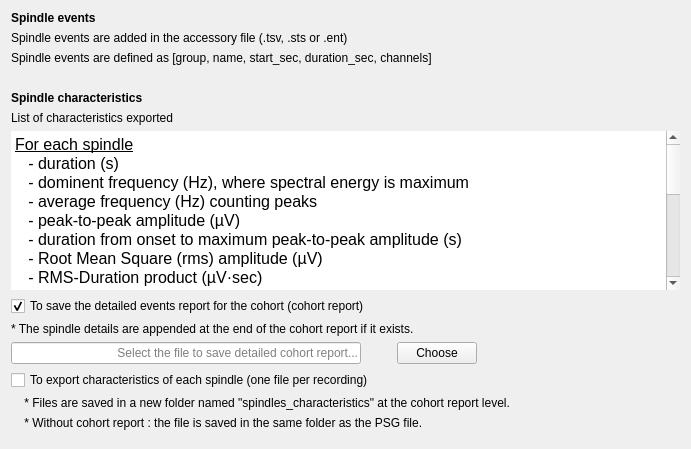
<?xml version="1.0" encoding="UTF-8"?>
<ui version="4.0">
 <class>OutputFilesStep</class>
 <widget class="QWidget" name="OutputFilesStep">
  <property name="geometry">
   <rect>
    <x>0</x>
    <y>0</y>
    <width>691</width>
    <height>449</height>
   </rect>
  </property>
  <property name="windowTitle">
   <string/>
  </property>
  <layout class="QHBoxLayout" name="horizontalLayout_3">
   <item>
    <layout class="QVBoxLayout" name="verticalLayout_2">
     <item>
      <layout class="QVBoxLayout" name="verticalLayout">
       <item>
        <widget class="QLabel" name="label_2">
         <property name="font">
          <font>
           <italic>false</italic>
           <bold>false</bold>
          </font>
         </property>
         <property name="text">
          <string>&lt;html&gt;&lt;head/&gt;&lt;body&gt;&lt;p&gt;&lt;span style=&quot; font-weight:600;&quot;&gt;Spindle events&lt;/span&gt;&lt;/p&gt;&lt;/body&gt;&lt;/html&gt;</string>
         </property>
        </widget>
       </item>
       <item>
        <widget class="QLabel" name="label">
         <property name="text">
          <string>Spindle events are added in the accessory file (.tsv, .sts or .ent)</string>
         </property>
        </widget>
       </item>
       <item>
        <widget class="QLabel" name="label_3">
         <property name="text">
          <string>Spindle events are defined as [group, name, start_sec, duration_sec, channels]</string>
         </property>
        </widget>
       </item>
      </layout>
     </item>
     <item>
      <spacer name="verticalSpacer_2">
       <property name="orientation">
        <enum>Qt::Orientation::Vertical</enum>
       </property>
       <property name="sizeType">
        <enum>QSizePolicy::Policy::Fixed</enum>
       </property>
       <property name="sizeHint" stdset="0">
        <size>
         <width>20</width>
         <height>20</height>
        </size>
       </property>
      </spacer>
     </item>
     <item>
      <widget class="QLabel" name="label_4">
       <property name="font">
        <font>
         <italic>false</italic>
         <bold>false</bold>
        </font>
       </property>
       <property name="text">
        <string>&lt;html&gt;&lt;head/&gt;&lt;body&gt;&lt;p&gt;&lt;span style=&quot; font-weight:600;&quot;&gt;Spindle characteristics&lt;/span&gt;&lt;/p&gt;&lt;/body&gt;&lt;/html&gt;</string>
       </property>
      </widget>
     </item>
     <item>
      <widget class="QLabel" name="label_5">
       <property name="text">
        <string>List of characteristics exported</string>
       </property>
      </widget>
     </item>
     <item>
      <widget class="QTextEdit" name="textEdit">
       <property name="sizePolicy">
        <sizepolicy hsizetype="Expanding" vsizetype="Expanding">
         <horstretch>0</horstretch>
         <verstretch>0</verstretch>
        </sizepolicy>
       </property>
       <property name="minimumSize">
        <size>
         <width>0</width>
         <height>0</height>
        </size>
       </property>
       <property name="maximumSize">
        <size>
         <width>16777215</width>
         <height>16777215</height>
        </size>
       </property>
       <property name="frameShape">
        <enum>QFrame::Shape::NoFrame</enum>
       </property>
       <property name="frameShadow">
        <enum>QFrame::Shadow::Plain</enum>
       </property>
       <property name="lineWidth">
        <number>0</number>
       </property>
       <property name="readOnly">
        <bool>true</bool>
       </property>
       <property name="html">
        <string>&lt;!DOCTYPE HTML PUBLIC &quot;-//W3C//DTD HTML 4.0//EN&quot; &quot;http://www.w3.org/TR/REC-html40/strict.dtd&quot;&gt;
&lt;html&gt;&lt;head&gt;&lt;meta name=&quot;qrichtext&quot; content=&quot;1&quot; /&gt;&lt;meta charset=&quot;utf-8&quot; /&gt;&lt;style type=&quot;text/css&quot;&gt;
p, li { white-space: pre-wrap; }
hr { height: 1px; border-width: 0; }
li.unchecked::marker { content: &quot;\2610&quot;; }
li.checked::marker { content: &quot;\2612&quot;; }
&lt;/style&gt;&lt;/head&gt;&lt;body style=&quot; font-size:12pt; font-weight:400; font-style:normal;&quot;&gt;
&lt;p style=&quot; margin-top:0px; margin-bottom:0px; margin-left:0px; margin-right:0px; -qt-block-indent:0; text-indent:0px;&quot;&gt;&lt;span style=&quot; text-decoration: underline;&quot;&gt;For each spindle&lt;/span&gt;&lt;/p&gt;
&lt;p style=&quot; margin-top:0px; margin-bottom:0px; margin-left:0px; margin-right:0px; -qt-block-indent:0; text-indent:0px;&quot;&gt;   - duration (s)&lt;/p&gt;
&lt;p style=&quot; margin-top:0px; margin-bottom:0px; margin-left:0px; margin-right:0px; -qt-block-indent:0; text-indent:0px;&quot;&gt;   - dominent frequency (Hz), &lt;span style=&quot; color:#000000;&quot;&gt;where spectral energy is maximum&lt;/span&gt;&lt;/p&gt;
&lt;p style=&quot; margin-top:0px; margin-bottom:0px; margin-left:0px; margin-right:0px; -qt-block-indent:0; text-indent:0px;&quot;&gt;&lt;span style=&quot; color:#000000;&quot;&gt;   - average frequency (Hz) counting peaks&lt;/span&gt;&lt;/p&gt;
&lt;p style=&quot; margin-top:0px; margin-bottom:0px; margin-left:0px; margin-right:0px; -qt-block-indent:0; text-indent:0px;&quot;&gt;&lt;span style=&quot; color:#000000;&quot;&gt;   - peak-to-peak amplitude (µV)&lt;/span&gt;&lt;/p&gt;
&lt;p style=&quot; margin-top:0px; margin-bottom:0px; margin-left:0px; margin-right:0px; -qt-block-indent:0; text-indent:0px;&quot;&gt;&lt;span style=&quot; color:#000000;&quot;&gt;   - duration from onset to maximum peak-to-peak amplitude (s)&lt;/span&gt;&lt;/p&gt;
&lt;p style=&quot; margin-top:0px; margin-bottom:0px; margin-left:0px; margin-right:0px; -qt-block-indent:0; text-indent:0px;&quot;&gt;&lt;span style=&quot; color:#000000;&quot;&gt;   - Root Mean Square (rms) amplitude (µV)&lt;/span&gt;&lt;/p&gt;
&lt;p style=&quot; margin-top:0px; margin-bottom:0px; margin-left:0px; margin-right:0px; -qt-block-indent:0; text-indent:0px;&quot;&gt;&lt;span style=&quot; color:#000000;&quot;&gt;   - RMS-Duration product (µV·sec)&lt;/span&gt;&lt;/p&gt;
&lt;p style=&quot;-qt-paragraph-type:empty; margin-top:0px; margin-bottom:0px; margin-left:0px; margin-right:0px; -qt-block-indent:0; text-indent:0px; color:#000000;&quot;&gt;&lt;br /&gt;&lt;/p&gt;
&lt;p style=&quot; margin-top:0px; margin-bottom:0px; margin-left:0px; margin-right:0px; -qt-block-indent:0; text-indent:0px;&quot;&gt;&lt;span style=&quot; text-decoration: underline;&quot;&gt;For the cohort&lt;/span&gt;&lt;/p&gt;
&lt;p style=&quot; margin-top:0px; margin-bottom:0px; margin-left:0px; margin-right:0px; -qt-block-indent:0; text-indent:0px;&quot;&gt;    - spindle count&lt;/p&gt;
&lt;p style=&quot; margin-top:0px; margin-bottom:0px; margin-left:0px; margin-right:0px; -qt-block-indent:0; text-indent:0px;&quot;&gt;    - spindle density (spinde count per minute)&lt;/p&gt;
&lt;p style=&quot; margin-top:0px; margin-bottom:0px; margin-left:0px; margin-right:0px; -qt-block-indent:0; text-indent:0px;&quot;&gt;    - the average spindle characteristics listed above&lt;/p&gt;
&lt;p style=&quot; margin-top:0px; margin-bottom:0px; margin-left:0px; margin-right:0px; -qt-block-indent:0; text-indent:0px;&quot;&gt;        - total (all selected stages) - Start time is the sleep onset&lt;/p&gt;
&lt;p style=&quot; margin-top:0px; margin-bottom:0px; margin-left:0px; margin-right:0px; -qt-block-indent:0; text-indent:0px;&quot;&gt;        - per sleep stage - Only the time spent in each individual sleep stage is considered.&lt;/p&gt;
&lt;p style=&quot; margin-top:0px; margin-bottom:0px; margin-left:0px; margin-right:0px; -qt-block-indent:0; text-indent:0px;&quot;&gt;        - per sleep cycle - Start time is the sleep onset&lt;/p&gt;
&lt;p style=&quot; margin-top:0px; margin-bottom:0px; margin-left:0px; margin-right:0px; -qt-block-indent:0; text-indent:0px;&quot;&gt;        - per clock hour - Start time is the sleep onset&lt;/p&gt;
&lt;p style=&quot; margin-top:0px; margin-bottom:0px; margin-left:0px; margin-right:0px; -qt-block-indent:0; text-indent:0px;&quot;&gt;        - per hour spent in each stage - Start time is when each specific stage first begins in the timeline.&lt;/p&gt;
&lt;p style=&quot;-qt-paragraph-type:empty; margin-top:0px; margin-bottom:0px; margin-left:0px; margin-right:0px; -qt-block-indent:0; text-indent:0px;&quot;&gt;&lt;br /&gt;&lt;/p&gt;
&lt;p style=&quot; margin-top:0px; margin-bottom:0px; margin-left:0px; margin-right:0px; -qt-block-indent:0; text-indent:0px;&quot;&gt;&lt;span style=&quot; font-style:italic; color:#000000;&quot;&gt;Note: RSAI (RMS Spindle Activity Index) is the &lt;/span&gt;&lt;span style=&quot; font-weight:700; font-style:italic; color:#000000;&quot;&gt;sum&lt;/span&gt;&lt;span style=&quot; font-style:italic; color:#000000;&quot;&gt; of RMS-Duration products across all spindles. Other spindle characteristics are averaged values.&lt;/span&gt;&lt;/p&gt;&lt;/body&gt;&lt;/html&gt;</string>
       </property>
      </widget>
     </item>
     <item>
      <widget class="QCheckBox" name="checkBox_cohort_file">
       <property name="text">
        <string>To save the detailed events report for the cohort (cohort report)</string>
       </property>
       <property name="checked">
        <bool>true</bool>
       </property>
      </widget>
     </item>
     <item>
      <widget class="QLabel" name="label_8">
       <property name="text">
        <string>* The spindle details are appended at the end of the cohort report if it exists.</string>
       </property>
      </widget>
     </item>
     <item>
      <layout class="QHBoxLayout" name="horizontalLayout">
       <item>
        <widget class="QLineEdit" name="cohort_lineedit">
         <property name="minimumSize">
          <size>
           <width>350</width>
           <height>0</height>
          </size>
         </property>
         <property name="alignment">
          <set>Qt::AlignmentFlag::AlignRight|Qt::AlignmentFlag::AlignTrailing|Qt::AlignmentFlag::AlignVCenter</set>
         </property>
         <property name="placeholderText">
          <string>Select the file to save detailed cohort report...</string>
         </property>
        </widget>
       </item>
       <item>
        <spacer name="horizontalSpacer">
         <property name="orientation">
          <enum>Qt::Orientation::Horizontal</enum>
         </property>
         <property name="sizeType">
          <enum>QSizePolicy::Policy::Fixed</enum>
         </property>
         <property name="sizeHint" stdset="0">
          <size>
           <width>30</width>
           <height>20</height>
          </size>
         </property>
        </spacer>
       </item>
       <item>
        <widget class="QPushButton" name="pushButton_cohort">
         <property name="text">
          <string>Choose</string>
         </property>
        </widget>
       </item>
       <item>
        <spacer name="horizontalSpacer_2">
         <property name="orientation">
          <enum>Qt::Orientation::Horizontal</enum>
         </property>
         <property name="sizeHint" stdset="0">
          <size>
           <width>40</width>
           <height>20</height>
          </size>
         </property>
        </spacer>
       </item>
      </layout>
     </item>
     <item>
      <widget class="QCheckBox" name="checkBox_spindle_file">
       <property name="text">
        <string>To export characteristics of each spindle (one file per recording)</string>
       </property>
      </widget>
     </item>
     <item>
      <widget class="QLabel" name="label_7">
       <property name="text">
        <string>    * Files are saved in a new folder named &quot;spindles_characteristics&quot; at the cohort report level.</string>
       </property>
      </widget>
     </item>
     <item>
      <widget class="QLabel" name="label_6">
       <property name="text">
        <string>    * Without cohort report : the file is saved in the same folder as the PSG file.</string>
       </property>
      </widget>
     </item>
     <item>
      <spacer name="verticalSpacer">
       <property name="orientation">
        <enum>Qt::Orientation::Vertical</enum>
       </property>
       <property name="sizeType">
        <enum>QSizePolicy::Policy::Expanding</enum>
       </property>
       <property name="sizeHint" stdset="0">
        <size>
         <width>20</width>
         <height>40</height>
        </size>
       </property>
      </spacer>
     </item>
    </layout>
   </item>
  </layout>
 </widget>
 <resources>
  <include location="../../../../../snooz-toolbox/src/main/python/ui/themes/themes.qrc"/>
 </resources>
 <connections>
  <connection>
   <sender>pushButton_cohort</sender>
   <signal>clicked()</signal>
   <receiver>OutputFilesStep</receiver>
   <slot>browse_cohort_slot()</slot>
   <hints>
    <hint type="sourcelabel">
     <x>440</x>
     <y>164</y>
    </hint>
    <hint type="destinationlabel">
     <x>336</x>
     <y>293</y>
    </hint>
   </hints>
  </connection>
  <connection>
   <sender>checkBox_cohort_file</sender>
   <signal>clicked()</signal>
   <receiver>OutputFilesStep</receiver>
   <slot>enable_cohort_slot()</slot>
   <hints>
    <hint type="sourcelabel">
     <x>244</x>
     <y>136</y>
    </hint>
    <hint type="destinationlabel">
     <x>256</x>
     <y>206</y>
    </hint>
   </hints>
  </connection>
  <connection>
   <sender>checkBox_spindle_file</sender>
   <signal>clicked()</signal>
   <receiver>OutputFilesStep</receiver>
   <slot>enable_spindle_slot()</slot>
   <hints>
    <hint type="sourcelabel">
     <x>275</x>
     <y>512</y>
    </hint>
    <hint type="destinationlabel">
     <x>286</x>
     <y>292</y>
    </hint>
   </hints>
  </connection>
 </connections>
 <slots>
  <slot>browse_cohort_slot()</slot>
  <slot>enable_cohort_slot()</slot>
  <slot>browse_spindle_slot()</slot>
  <slot>enable_spindle_slot()</slot>
 </slots>
</ui>
